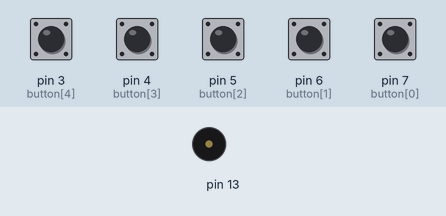
The sketch below on a simulated Arduino Uno, built with avr-gcc and run on an emulated ATmega328P. Parts: buzzer (waves = sounding). The inputs (shaded band) are chosen by the test bench; at power-on: pin 3 (button[4]), pin 4 (button[3]), pin 5 (button[2]), pin 6 (button[1]), pin 7 (button[0]) LOW.

Above: at 1.2 s.
1.3 s: pin 3 (button[4]) pulled HIGH for 0.15 s
At 1.37 s:
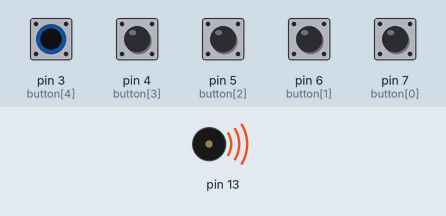
Timing chart, 0 to 4.3 s (numbered marks = the images above; inputs shaded):
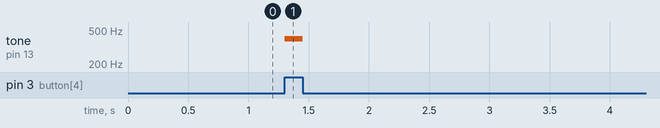

The sketch:

BUZZER_ON.ino
```cpp
int button[5] = {7,6,5,4,3};
int arr[5]={262,294,330,349,393};
void setup(){
  for(int i = 0; i < 5; i++){
    pinMode(arr[i],INPUT);
  }
  noTone(13);
}

void loop(){
  // 이부분은 일일히 하나하나 해야한다.
  for(int i = 0; i < 5; i++){
    if(digitalRead(button[i]) == HIGH){tone(13, arr[i]);}
    else{noTone(13);}
  }}
```

Measured:
- after the input at 1.3 s, tone on pin 13: silent → 393 Hz at once, → silent 0.15 s later
